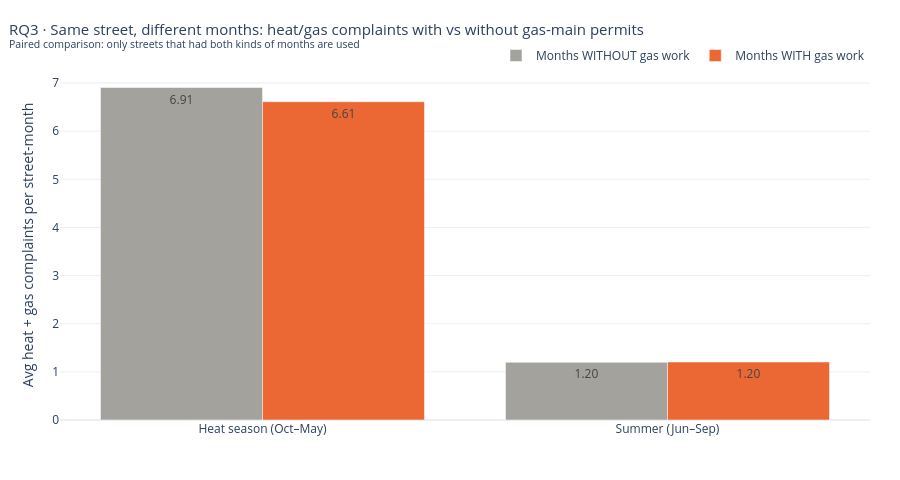

Source (notebook cell):
### Markdown cell above
### RQ3. On the SAME street, are heat and gas complaints higher in months when the street has gas-main work than in months when it does not?

**Why it matters:** Gas work can mean gas service shut-offs, which can take away heat, hot water and cooking gas from the buildings on that street.

**Method:** Street x month table (street names normalized identically in both datasets). Paired comparison: for every street that had months with AND without gas permits, compare its own average complaints in both kinds of months, separately for heat season and summer. Wilcoxon signed-rank test.

**Chart choice:** Grouped bar chart (with vs without gas work, per season): a direct visual of a paired before/after-style comparison.

### Code cell
table, fig, st = A.rq3_same_street_gas(street)
display(table)
RESULTS['rq3'] = st
save(fig, 'rq3')

### Figure 1 — Plotly figure (JSON) as saved in the notebook; plotly's stock layout.template omitted (floating-point values rounded to 4 significant figures)
{"data": [{"alignmentgroup": "True", "hovertemplate": "=%{x}<br>Avg heat + gas complaints per street-month=%{y}<extra></extra>", "legendgroup": "Months WITHOUT gas work", "marker": {"color": "#a3a29c", "pattern": {"shape": ""}}, "name": "Months WITHOUT gas work", "offsetgroup": "Months WITHOUT gas work", "orientation": "v", "showlegend": true, "textposition": "auto", "texttemplate": "%{y:.2f}", "type": "bar", "x": ["Heat season (Oct–May)", "Summer (Jun–Sep)"], "xaxis": "x", "y": [6.908, 1.199], "yaxis": "y"}, {"alignmentgroup": "True", "hovertemplate": "=%{x}<br>Avg heat + gas complaints per street-month=%{y}<extra></extra>", "legendgroup": "Months WITH gas work", "marker": {"color": "#eb6834", "pattern": {"shape": ""}}, "name": "Months WITH gas work", "offsetgroup": "Months WITH gas work", "orientation": "v", "showlegend": true, "textposition": "auto", "texttemplate": "%{y:.2f}", "type": "bar", "x": ["Heat season (Oct–May)", "Summer (Jun–Sep)"], "xaxis": "x", "y": [6.612, 1.205], "yaxis": "y"}], "layout": {"barmode": "group", "height": 480, "legend": {"orientation": "h", "title": {"text": ""}, "tracegroupgap": 0, "x": 1, "xanchor": "right", "y": 1.0, "yanchor": "bottom"}, "margin": {"b": 60, "l": 60, "r": 30, "t": 70}, "title": {"font": {"size": 15}, "text": "RQ3 · Same street, different months: heat/gas complaints with vs without gas-main permits<br><sup>Paired comparison: only streets that had both kinds of months are used</sup>", "x": 0.01, "xanchor": "left"}, "xaxis": {"anchor": "y", "domain": [0.0, 1.0], "title": {"text": ""}}, "yaxis": {"anchor": "x", "domain": [0.0, 1.0], "title": {"text": "Avg heat + gas complaints per street-month"}}}}
